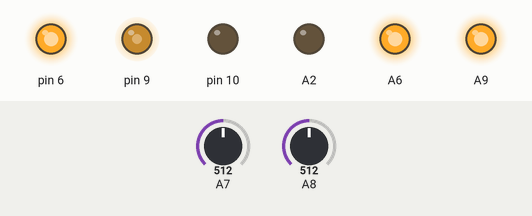
A sketch run on a simulated Teensy 4. On the bench: output pins drawn as LEDs (lit = HIGH). The test bench sets the inputs (shaded band); at power-on: A7 = 512, A8 = 512.

Above: at 1.2 s.
1.3 s: A7 set to 716
At 1.9 s:
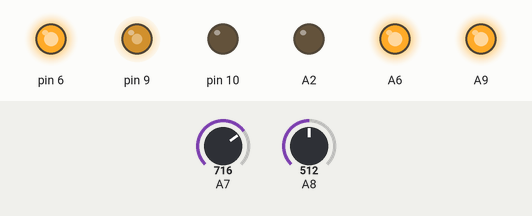
2.8 s: A8 set to 306
At 3.4 s:
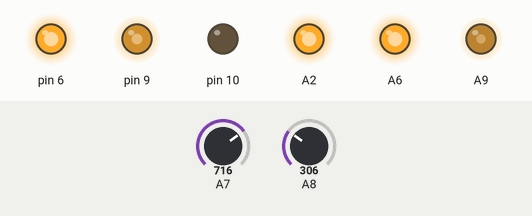
4.3 s: A7 set to 900
At 5.4 s:
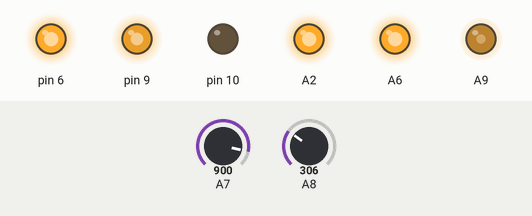
5.8 s: A8 set to 122
At 7.0 s:
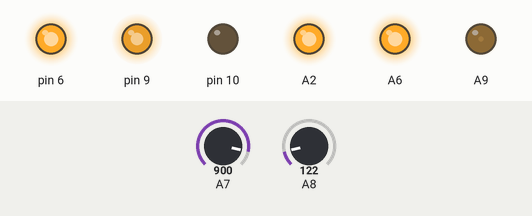
7.3 s: A8 set to 0
At 7.7 s:
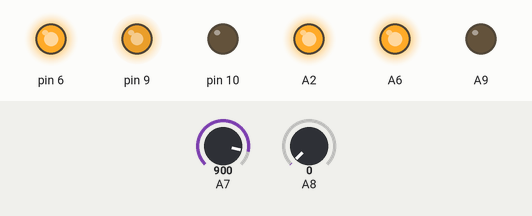
8.8 s: A7 set to 511
At 9.3 s:
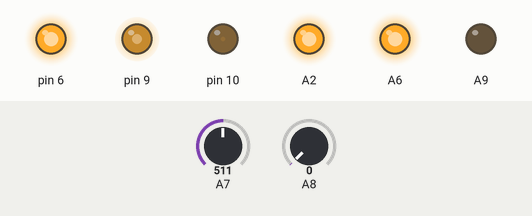
Timing chart, 0 to 11.3 s (numbered marks = the images above; inputs shaded):
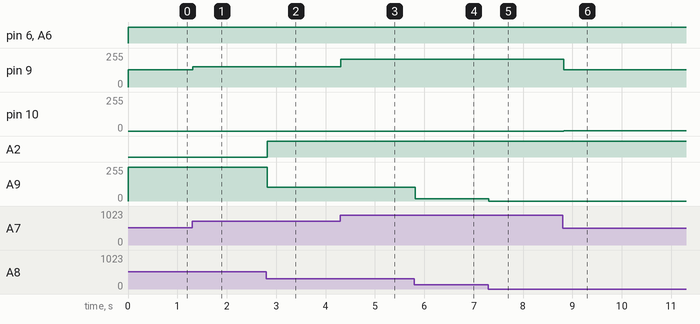

The sketch:

DK-Duality-v1.1.ino
```cpp
#include <KnobDK.h>
#include <LightDK.h>
#include <UtilityDK.h>

#define midiChannel 1

//#define DEBUG
#define onboardLED 13

// Controller knobs (analogPin, midiCC, analogMin, analogMax)
KnobDK knob[2] = {
  KnobDK(A7, 14, 0, 1023),
  KnobDK(A8, 15, 0, 1023)
};

// RGB LEDs (redPin, greenPin, bluePin)
LightDK led[2] = {
  LightDK(6, 9, 10),
  LightDK(23, 20, 16)
};


void setup() {
  #ifdef DEBUG
    pinMode(onboardLED, OUTPUT);
  #endif
}

void loop() {

  // Analog inputs loop
  for (int i=0; i < 2; i++)
  {
    // Refresh controller value
    bool activity = knob[i].refresh();

    if(activity)
    {
      #ifdef DEBUG
        digitalWrite(onboardLED, HIGH);
        Serial.print("Knob ");
        Serial.print(i);
        Serial.print(" is ");
        Serial.print(knob[i].val());
        Serial.print(" sent ");
        Serial.print(knob[i].ccVal());
        Serial.print(" on CC ");
        Serial.println(knob[i].ccNum());
      #endif

      // Send MIDI CC value
      usbMIDI.sendControlChange(knob[i].ccNum(), knob[i].ccVal(), midiChannel);

    } else {
      #ifdef DEBUG
        digitalWrite(onboardLED, LOW);
      #endif
    }

    // Convert knob to radians and update led color along sine curve
    double rad = UtilityDK::scale((double)knob[i].val(), 0.0, 1023.0, 0.0, 3.14);
    led[i].setColor((int)(cos(rad) * 255), (int)(sin(rad) * 128), (int)(255 - cos(rad) * 255));
  }

  // Reduce analog sampling rate for smoother action
  delay(20);

  // MIDI Controllers should discard incoming MIDI messages
  while (usbMIDI.read()) {
    // ignore incoming messages
  }
}
```

KnobDK.h
```cpp
/*
  KnobDK.h - Library for MIDI potentiometers
*/
#ifndef KnobDK_h
#define KnobDK_h

#include "Arduino.h"

class KnobDK
{
  public:
    KnobDK(byte pin, int cc, int min, int max);
    KnobDK(byte pin, int cc, int cc2, int min, int max);
    bool refresh();
    int val();
    int ccNum();
    int ccNum(bool shifted);
    int ccVal();
  private:
    byte _pin;
    int _val;
    int _ccVal;
    int _ccNum;
    int _ccNum2;
    int _min;
    int _max;
    unsigned int _idle;
};

#endif
```

LightDK.h
```cpp
/*
  LightDK.h - Library for rgb leds with pwm output
*/
#ifndef LightDK_h
#define LightDK_h

#include "Arduino.h"

class LightDK
{
  public:
    LightDK(int redPin, int greenPin, int bluePin);
    LightDK(int pin, bool on);
    void setColor(int red, int green, int blue);
    void setColor(bool red, bool green, bool blue);
    void toggle(bool on);
  private:
    int _redPin;
    int _greenPin;
    int _bluePin;
    int _pin;
};

#endif
```

UtilityDK.h
```cpp
/*
  UtilityDK.h - Library for math functions and constants
*/

#ifndef UtilityDK_h
#define UtilityDK_h

#include "Arduino.h"

class UtilityDK
{
  public:
    static int scale(int inNum, int inMin, int inMax, int outMin, int outMax);
    static double scale(double inNum, double inMin, double inMax, double outMin, double outMax);
  private:

};

#endif
```

Measured:
- after the input at 1.3 s, pin 9: 128/255 → 152/255 at once
- after the input at 2.8 s, A2: LOW → HIGH at once; A9: 255/255 → 105/255 at once
- after the input at 4.3 s, pin 9: 152/255 → 208/255 at once
- after the input at 5.8 s, A9: 105/255 → 18/255 at once
- after the input at 7.3 s, A9: 18/255 → 0/255 at once
- after the input at 8.8 s, pin 9: 208/255 → 128/255 at once; pin 10: 0/255 → 1/255 at once
